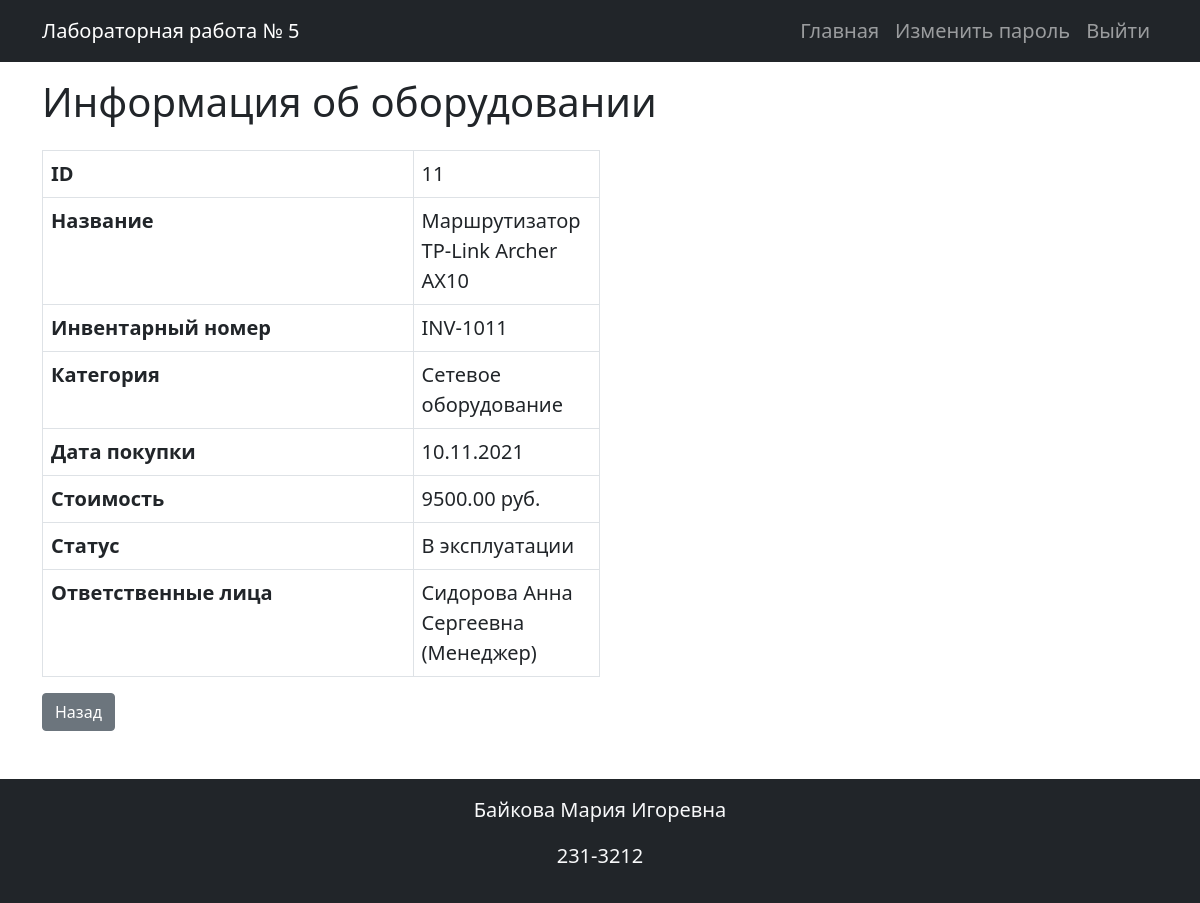
Page /equipment/11 (signed in) on the committed database.
### models.py (models this page shows)
class Equipment(db.Model):
    id = db.Column(db.Integer, primary_key=True)
    name = db.Column(db.String(255), nullable=False)
    inventory_number = db.Column(db.String(100), nullable=False, unique=True)
    category_id = db.Column(db.Integer, db.ForeignKey('category.id'), nullable=False)
    purchase_date = db.Column(db.Date, nullable=False)
    cost = db.Column(db.Numeric(10, 2), nullable=False)
    status = db.Column(db.Enum('В эксплуатации', 'На ремонте', 'Списано'), nullable=False, default='In_use')
    category = db.relationship('Category', backref='equipments')
    photos = db.relationship('Photo', backref='equipment', cascade='all, delete-orphan')
    service_records = db.relationship('ServiceHistory', backref='equipment', cascade='all, delete-orphan')
    responsible_persons = db.relationship('ResponsiblePerson', secondary=equipment_responsible, back_populates='equipments')

class Category(db.Model):
    id = db.Column(db.Integer, primary_key=True)
    name = db.Column(db.String(100), nullable=False)
    description = db.Column(db.Text, nullable=False)

class ResponsiblePerson(db.Model):
    id = db.Column(db.Integer, primary_key=True)
    full_name = db.Column(db.String(255), nullable=False)
    position = db.Column(db.String(100), nullable=False)
    contact_info = db.Column(db.String(255), nullable=False)
    equipments = db.relationship('Equipment', secondary=equipment_responsible, back_populates='responsible_persons')

### equipment_bp.py (the view)
@equipment_bp.route('/<int:equipment_id>')
@login_required
@check_rights('view_equipment')
def view_equipment(equipment_id):
    equipment = Equipment.query.get_or_404(equipment_id)
    return render_template('view_equipment.html', equipment=equipment)

### app.py (called while the page is built, shortened)
@login_manager.user_loader
def load_user(user_id):
    return db.session.get(User, int(user_id))

@app.before_request
def init_db():
    db.create_all()

### permission.py (called while the page is built)
def check_rights(permission):
    def decorator(view_func):
        @wraps(view_func)
        def wrapper(*args, **kwargs):
            role_name = current_user.role.name if current_user.is_authenticated and current_user.role else None
            allowed = permission in ROLE_PERMISSIONS.get(role_name, set())
            if not allowed:
                flash("У вас недостаточно прав для доступа к данной странице.", "warning")
                return redirect(url_for("index"))
            return view_func(*args, **kwargs)
        return wrapper
    return decorator

### templates/view_equipment.html
{% extends 'base.html' %}
{% block content %}
<h1 class="mb-4">Информация об оборудовании</h1>
<table class="table table-bordered w-50">
    <tr>
        <th>ID</th>
        <td>{{ equipment.id }}</td>
    </tr>
    <tr>
        <th>Название</th>
        <td>{{ equipment.name }}</td>
    </tr>
    <tr>
        <th>Инвентарный номер</th>
        <td>{{ equipment.inventory_number }}</td>
    </tr>
    <tr>
        <th>Категория</th>
        <td>{{ equipment.category.name }}</td>
    </tr>
    <tr>
        <th>Дата покупки</th>
        <td>{{ equipment.purchase_date.strftime('%d.%m.%Y') if equipment.purchase_date else '—' }}</td>
    </tr>
    <tr>
        <th>Стоимость</th>
        <td>{{ equipment.cost }} руб.</td>
    </tr>
    <tr>
        <th>Статус</th>
        <td>{{ equipment.status }}</td>
    </tr>
    <tr>
        <th>Ответственные лица</th>
        <td>
            {% for person in equipment.responsible_persons %}
                {{ person.full_name }} ({{ person.position }}){% if not loop.last %}, {% endif %}
            {% else %}
                —
            {% endfor %}
        </td>
    </tr>
</table>
<a href="{{ url_for('index') }}" class="btn btn-secondary">Назад</a>
{% endblock %}

### static/styles.css (style rules this page uses)
body { font-size: 1.25rem; }
.table th:nth-child(1), .table td:nth-child(1) { width: 350px; }
.table th:nth-child(2), .table td:nth-child(2) { width: 160px; }

### rows in the picture
Equipment: id "11", name "Маршрутизатор TP-Link Archer AX10", inventory_number "INV-1011", purchase_date "10.11.2021", cost "9500.00", status "В эксплуатации"
Category: category.name "Сетевое оборудование"
ResponsiblePerson: full_name "Сидорова Анна Сергеевна", position "Менеджер"
